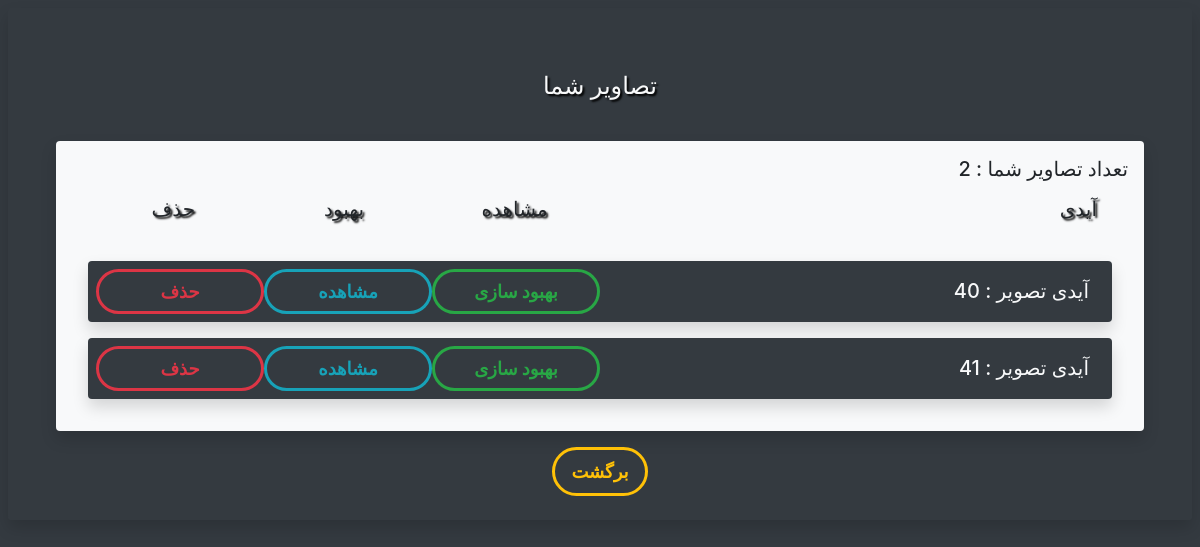
The app's page /panel/ (signed in), older data.
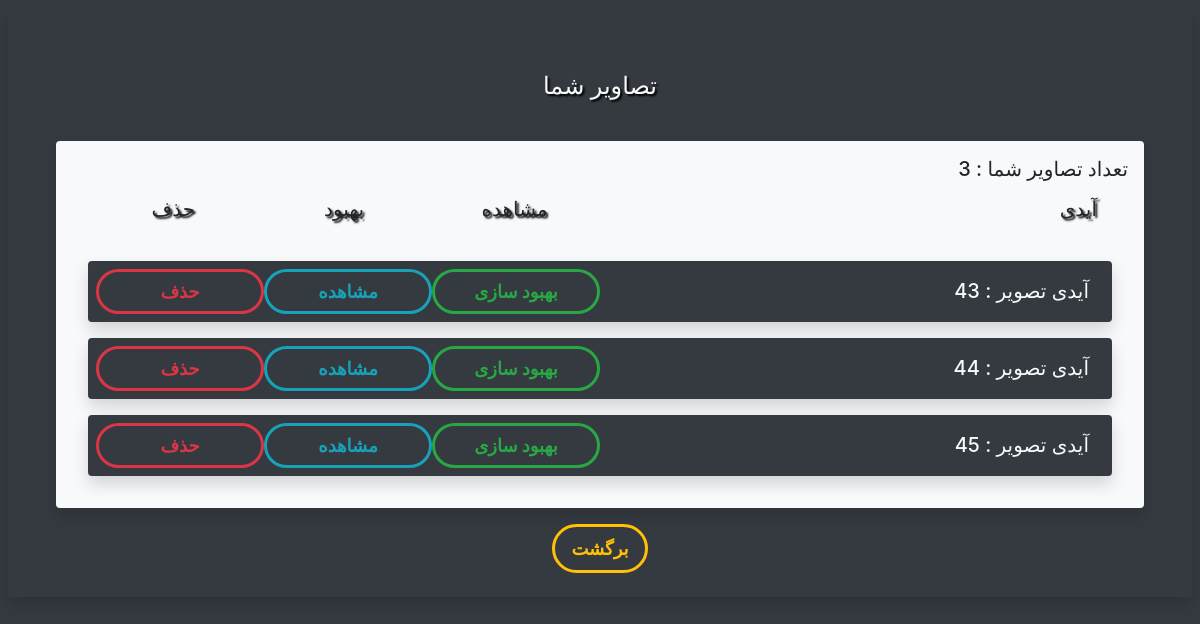
The same page, newer data.
### WorkingImage/models.py (models this page shows)
class Image(models.Model):
    img = models.ImageField(upload_to="pictures", blank=True, null=False)
    owner = models.ForeignKey(User, on_delete=models.CASCADE, related_name='images')
    blur = models.IntegerField(null=False, default=9)
    threshold_percentage = models.IntegerField(null=False, default=60)
    arz = models.FloatField(null=False, default=122.2)
    tool = models.FloatField(null=False, default=89.7)
    epsilon = models.IntegerField(null=False, default=4)
    grid_size = models.FloatField(null=False, default=10.0)
    small_things = models.IntegerField(null=False, default=3)
    spline = models.BooleanField(null=False, default=True)
    degree_threshold = models.IntegerField(null=False, default=150)
    methods_spline_choices = (
        ('normal', 'Normal'),
        ('centripetal', 'Centripetal'),
        ('chord', 'Chord'),
    )
    methods_spline = models.CharField(null=False, choices=methods_spline_choices, default='normal', max_length=100)
    optimized_url = models.CharField(null=False, max_length=500, default="none")

### WorkingImage/views.py (the view)
# urls.py: path('panel/', Panel, name="panel"),
def Panel(request):
    images = Image.objects.filter(owner=request.user.id)
    total_images = images.count()
    context = {
        'total_images' : total_images,
        'images' : images,
    }
    return render(request, 'panel.html', context)

### WorkingImage/templates/panel.html (shortened to what this page needs)
<!DOCTYPE html>
{% load crispy_forms_tags %}
<html lang="en" dir="rtl">
<head>
    <link rel="stylesheet" href="https://cdn.jsdelivr.net/npm/bootstrap@4.1.3/dist/css/bootstrap.min.css">
</head>
<body class="bg-dark text-center">
    <div id="intro" class="m-2 py-4 px-5 shadow rounded">
        {% if user.is_authenticated %}
        <h4 class="textshadow2 text-light font-bold my-3 p-4">تصاویر شما</h4>
        <div class="bg-light p-3 my-3 rounded shadow">
            <h5 class="text-right">تعداد تصاویر شما : {{ total_images }}</h5>
            <div class="row m-3 text-center">
                <div class="d-none d-md-block col-6 h5 textshadow2 text-right">
                    <p>آیدی</p>
                </div>
                <div class="d-none d-md-block col-2 h5 textshadow2">
                    <p>مشاهده</p>
                </div>
                <div class="d-none d-md-block col-2 h5 textshadow2">
                    <p>بهبود</p>
                </div>
                <div class="d-none d-md-block col-2 h5 textshadow2">
                    <p>حذف</p>
                </div>
            </div>
            {% for image in images%}
                <div class="bg-dark m-3 px-2 py-2 rounded shadow row text-light h5 text-right">
                    <div class="col-12 col-md-6">آیدی تصویر : {{image.id}}</div>
                    <a class="col-12 col-md-2 px-3 btn btn-outline-success button1" href="{% url 'optimize' pk=image.pk %}">بهبود سازی</a>
                    <a class="col-12 col-md-2 px-3 btn btn-outline-info button1" href="{{image.img.url}}">مشاهده</a>
                    <a class="col-12 col-md-2 px-3 btn btn-outline-danger button1" href="{% url 'delete_view' pk=image.pk %}">حذف</a>
                </div>
            {% endfor %}
        </div>
        <div class="py-3 d-inline">
            <a class="px-3 py-2 btn btn-outline-warning button1" href="{% url 'home' %}">برگشت</a>
        {% endif %}
    </div>
</body>
</html>

Row changes from the older to the newer data that the page shows:
removed Image: id "40"
removed Image: id "41"
added Image: id "43"
added Image: id "44"
added Image: id "45"
Text that changed along with them:
{{ total_images }}: "2" → "3"
